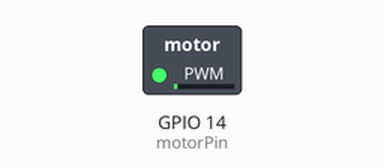
Simulated run of this sketch. Board: ESP32. Shown: switched loads named in the sketch (green lamp = pin HIGH).

Above: at 0.05 s.
At 1.15 s:
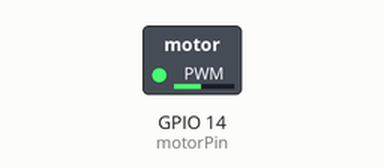
At 2.3 s:
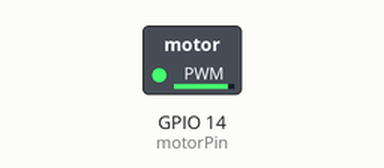
At 4.6 s:
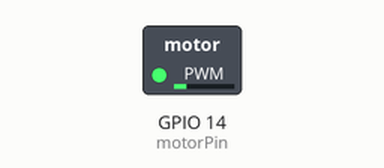
Timing chart, 0 to 6.7 s (numbered marks = the images above):
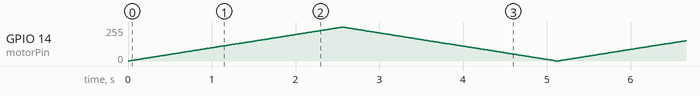

The sketch:

Pwm_Test.ino
```cpp
const int motorPin = 14; // 直流电机连接到 GPIO14
const int freq = 5000;   // PWM 频率为 5kHz
const int ledChannel = 0;
const int resolution = 8; // 8 位分辨率

void setup() {
  // 配置 PWM 频道
  ledcSetup(ledChannel, freq, resolution);
  // 将通道绑定到 GPIO 引脚
  ledcAttachPin(motorPin, ledChannel);
}

void loop() {
  // 逐渐增加直流电机转速
  for (int dutyCycle = 0; dutyCycle <= 255; dutyCycle++) {
    ledcWrite(ledChannel, dutyCycle);
    delay(10);
  }

  // 逐渐降低直流电机转速
  for (int dutyCycle = 255; dutyCycle >= 0; dutyCycle--) {
    ledcWrite(ledChannel, dutyCycle);
    delay(10);
  }
}
```
